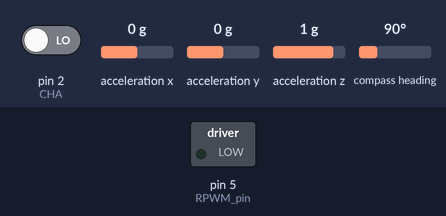
A sketch run on a simulated Arduino Uno, built with avr-gcc and run on an emulated ATmega328P. Parts: switched loads named in the sketch (green lamp = pin HIGH). The inputs (shaded band) are chosen by the test bench; at power-on: acceleration x 0 g, acceleration y 0 g, acceleration z 1 g, pin 2 (CHA) LOW, compass heading 90°. What the sketch prints to the serial monitor is not drawn.

Above: at 2.2 s.
2.3 s: acceleration x set to -1.4 g
At 2.9 s:
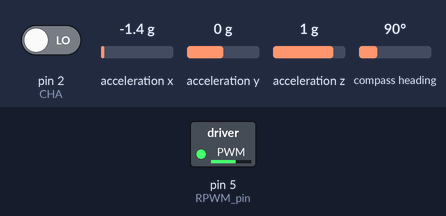
3.8 s: acceleration y set to -1.4 g
At 4.6 s:
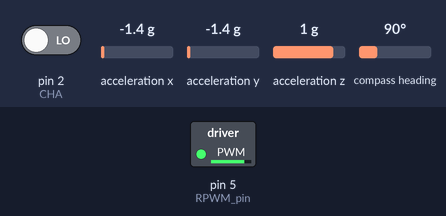
5.3 s: acceleration z set to -1.4 g
At 5.8 s:
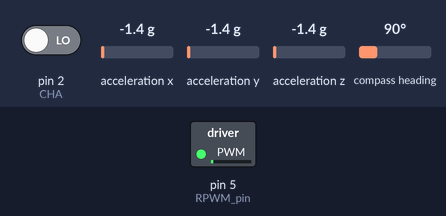
6.8 s: acceleration y set to -0.8 g
At 8.0 s:
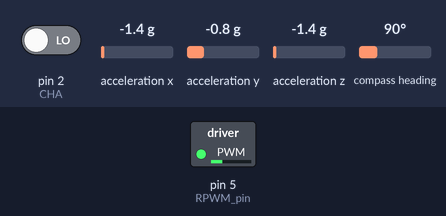
8.3 s: acceleration y set to 1.4 g
At 9.4 s:
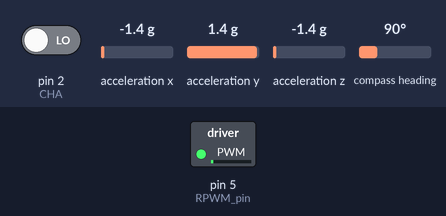
9.8 s: acceleration y set to 0.8 g
At 10.6 s:
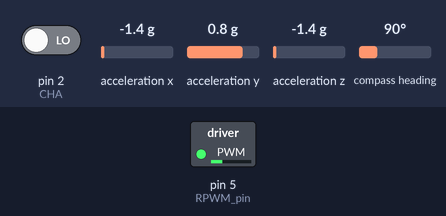
Timing chart, 0 to 21.4 s (numbered marks = the images above; inputs shaded):
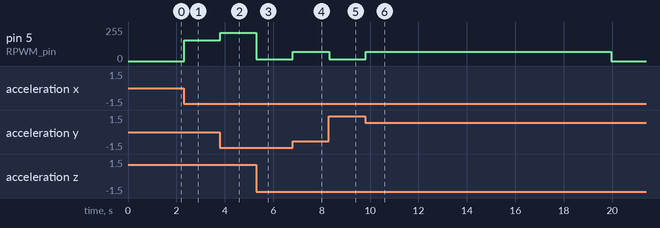

The sketch:

IMU_PMU.ino
```cpp
/*
   Author: Marco Stunder & Daniel Stojicic
   Date: 06.09.2020
   Testcode fuer die Validierung des Algorithmus
*/

#include <Adafruit_INA260.h>
#include <Adafruit_Sensor.h>
#include <Adafruit_BNO055.h>
#include <Wire.h>


Adafruit_BNO055 bno = Adafruit_BNO055(55);
Adafruit_INA260 ina260 = Adafruit_INA260();

//PMU
#define Min_current 0    // 0 Amper
#define Max_current 2000 // 2 Amper

//Motor
#define RPWM_pin 5
#define LPWM_pin 6

//Encoder
#define CPR_gear_shaft 979
#define CHA 2
#define CHB 3
int A_count = 0;
bool new_angle = false;
double Encoder_Angular[2] = {0, 0};
double Angular_start_E = 0;
double Angular_end_E = 0;
double Angular_E = 0;
unsigned long time_start_E = 0;
unsigned long time_end_E = 0;

//IMU
double IMU_Angular[2] = {0, 0};
double Angular_start = 0;
double Angular_end = 0;
double Angular = 0;
unsigned long time_start = 0;
unsigned long time_end = 0;

class Matrix
{
  public:
    int rows;
    int columns;
    double *data;
    Matrix()
    {
      rows = 0;
      columns = 0;
      data = nullptr;
    }
    Matrix(int init_row, int init_columns)
    {
      rows = init_row;
      columns = init_columns;
      data = (double *)malloc(sizeof(double[rows * columns]));
      for (int i = 0; i < rows * columns; i++)
      {
        *(data + i) = i;
      }
    }
    Matrix(int init_row, int init_columns, double *array)
    {
      rows = init_row;
      columns = init_columns;
      data = (double *)malloc(sizeof(double[rows * columns]));
      for (int i = 0; i < rows * columns; i++)
      {
        *(data + i) = array[i];
      }
    }
    Matrix operator*(Matrix &b)
    {
      Matrix temp(this->rows, b.columns);
      double wert = 0;
      if (this->columns == b.rows)
      {
        for (int j2 = 0; j2 < b.columns; j2++)
        {
          for (int j = 0; j < this->rows; j++)
          {
            for (int i = 0; i < this->rows; i++)
            {
              wert += *(this->data + (j * this->columns + i)) * (*(b.data + (i * b.columns + j2)));
            }
            *(temp.data + (j * b.columns + j2)) = wert;
            wert = 0;
          }
        }
      }
      else
      {
        Serial.println("ERROR n!=m");
      }
      return temp;
    }
    Matrix operator=(Matrix a)
    {
      this->columns = a.columns;
      this->rows = a.rows;
      this->data = (double *)malloc(sizeof(double[this->columns * this->rows]));
      for (int i = 0; i < this->rows * this->columns; i++)
      {
        *(this->data + i) = *(a.data + i);
      }
      return *this;
    }
    Matrix operator+(Matrix &a)
    {
      Matrix temp(this->rows, this->columns);
      if (this->columns == a.columns && this->rows == a.rows)
      {
        for (int i = 0; i < this->rows * this->columns; i++)
        {
          *(temp.data + i) = *(this->data + i) + *(a.data + i);
        }
      }
      else
      {
        Serial.println("No mxn + mxn matrix addition");
      }
      return temp;
    }
};

double getfirstValue(Matrix a)
{
  return *a.data;
}

void print_matrix(Matrix &a)
{
  for (int i = 0; i < a.rows; i++)
  {
    for (int j = 0; j < a.columns; j++)
    {
      Serial.print(*(a.data + (i * a.columns + j)));
      Serial.print(" ");
    }
    Serial.println("");
  }
}

void A_routine()
{
  if (digitalRead(CHB) == HIGH)
  {
    A_count++;
  }
  else
  {
    A_count--;
  }
  if ((A_count) >= 240 || A_count <= -240)
  {
    A_count = 0;
  }
}

void matrix_skalar_multiplication(Matrix &a, double skalar)
{
  for (int i = 0; i < a.rows * a.columns; i++)
  {
    if (*(a.data + i) != 0)
    {
      *(a.data + i) = *(a.data + i) * skalar;
    }
  }
}

float Get_angle_motor()
{
  return float(A_count) * 360 / 240;
}

void Motor_current_stabelazation(int current, bool direction)
{
  int set_value_current = 0;
  //grobes mapen von gewünschtem strom zu ungefährem duty cycle welcher diesen strom erzeugen soll
  set_value_current = map(current, Min_current, Max_current, 0, 255);
  // je nach richtungsvorgabe (das wäre + oder - beim im ALGORITHMUS berechneten strom) wird RPWM oder LPWM benutzt
  //Serial.print("Mapped Current(PWM): ");
  //Serial.println(set_value_current);
  if (direction == true)
  {
    analogWrite(RPWM_pin, set_value_current);
  }
  else
  {
    analogWrite(LPWM_pin, set_value_current);
  }
  //kurz warten und dann echten wert einlesen
  delay(10);
  /*
    int  real_value_current = 0; //Read current wobei dieser in mA zurückgegeben werden musss
    // runden von z.B. 2543 auf 25 um eine endliche abfrage zu haben weil echter strom und gewünschter strom wsl nie 100% gleich sind
    while (real_value_current / 100 != current / 100)
    {
    // je nachdem ob zu hoch oder niedrieg den duty cycle verändern
    if (real_value_current > current)
    {
      set_value_current--;
    }
    else
    {
      set_value_current++;
    }
    // neue Spannung anlegen
    if (direction == true)
    {
      analogWrite(RPWM_pin, set_value_current);
    }
    else
    {
      analogWrite(LPWM_pin, set_value_current);
    }
    // nochmal einlesen
    delay(10);
    real_value_current = 0;//Read current wobei dieser in mA zurückgegeben werden muss
    }*/
}

double *getAngular_Velocity_IMU()
{
  unsigned long break_time_start = 0;
  unsigned long break_time_end = 0;
  //get Angular
  imu::Vector<3> euler = bno.getVector(Adafruit_BNO055::VECTOR_EULER);
  //gets X from the angular vector
  Angular_start = euler.y();
  Angular_end = Angular_start;
  //start of timer
  time_start = millis();
  //waits for Angular change
  break_time_start = millis(); //Schirch
  while (Angular_end == Angular_start)
  {
    imu::Vector<3> euler = bno.getVector(Adafruit_BNO055::VECTOR_EULER);
    Angular_end = euler.y();
    Angular = Angular_end;
    break_time_end = millis();
    if((break_time_start - break_time_end)>= 10)
    {
      break;
    }
  }
  IMU_Angular[0] = Angular;
  //if angular changed delta Angular and delta time is calculated
  if (Angular_start != Angular_end)
  {
    time_end = millis();
    time_end -= time_start;
    Angular_end -= Angular_start;
  }
  // Angular_Velocity is calculated
  float Angular_Velocity = Angular_end / time_end;
  IMU_Angular[1] = Angular_Velocity;
  time_start = 0;
  time_end = 0;
/*
  Serial.print("X: ");
  Serial.print(euler.x());
  Serial.print("  ");

  Serial.print("Y: ");
  Serial.print(euler.y());
  Serial.print("  ");

  Serial.print("Z: ");
  Serial.print(euler.z());
  Serial.println("  ");
*/
  return IMU_Angular;
}

double *getAngular_Velocity_Encoder()
{
  unsigned long break_time_start = 0;
  unsigned long break_time_end = 0;
  Angular_start_E = Get_angle_motor();
  Angular_end_E = Angular_start_E;
  //start of timer
  time_start_E = millis();
  //waits for Angular change
  break_time_start = millis(); //Schirch
  while (Angular_end_E == Angular_start_E)
  {
    Angular_end_E = Get_angle_motor();
    Angular_E = Angular_end_E;
    break_time_end = millis();
    if((break_time_start - break_time_end)>= 10)
    {
      break;
    }
  }
  Encoder_Angular[0] = Angular_E;
  //if angular changed delta Angular and delta time is calculated
  if (Angular_start_E != Angular_end_E)
  {
    time_end_E = millis();
    time_end_E -= time_start_E;
    Angular_end_E -= Angular_start_E;
  }
  // Angular_Velocity is calculated
  float Angular_Velocity_E = Angular_end_E / time_end_E;
  Encoder_Angular[1] = Angular_Velocity_E;
  time_start_E = 0;
  time_end_E = 0;
  return Encoder_Angular;
}

double Drehmoment = 0;
double Sollcurrent = 0;
double K_DATA[4] = { -154.2282, -9.8961, 10, 11.3146};
Matrix K(1, 4, K_DATA);
double Km = 25.1 * 0.001;
double Data_Arr[4] = {0, 0, 0, 0};

void setup() {
  pinMode(CHA, INPUT);
  pinMode(CHB, INPUT);
  attachInterrupt(digitalPinToInterrupt(CHA), A_routine, RISING);
  Serial.begin(115200);
  Serial.println("IMU Test");
  if (!bno.begin())
  {
    Serial.print("Couldn't find BNO055 chip");
    while (1);
  }
  Serial.println("Found BNO055 chip");

  /*
    Serial.println("Adafruit INA260 Test");
    if (!ina260.begin())
    {
    Serial.println("Couldn't find INA260 chip");
    while (1);
    }
    Serial.println("Found INA260 chip");
  */
  delay(1000);
  Serial.println("System ist bereit!");
}

void loop() {

  getAngular_Velocity_IMU();
  Serial.println("Nach IMU");
  getAngular_Velocity_Encoder();
  Serial.println("Nach Encoder");

  Data_Arr[0] = IMU_Angular[0];
  Data_Arr[1] = IMU_Angular[1];
  Data_Arr[2] = Encoder_Angular[2];
  Data_Arr[3] = Encoder_Angular[3];
  Serial.println("Nach umspeichern");
  Matrix Data_Matrix(4, 1, Data_Arr);
  Serial.println("Nach matrix speichern");
  Data_Matrix = K * Data_Matrix;
  Serial.println("Nach multi");
  Drehmoment = getfirstValue(Data_Matrix);
  Serial.println("Nach getfirstvalue");
  Drehmoment = Drehmoment * (-1);
  Serial.println("Nach -1");
  Sollcurrent = Drehmoment / Km;
  Serial.println("Nach sollcurrent");

  //Serial.print("Sollcurrent: ");
  //Serial.println(Sollcurrent);
  if((Sollcurrent - Sollcurrent)== 0)
  {
    Motor_current_stabelazation(Sollcurrent, true);
  }
  else
  {
    if((Sollcurrent - Sollcurrent)!=0)
    {
      Motor_current_stabelazation(Sollcurrent, false);
    }
  }
  Serial.println("Motor");
  //print_matrix(Data_Matrix);


  /*
    // Display the data
    Serial.print("IMU_Angular: ");
    Serial.print(IMU_Angular[0]);
    Serial.print("  ");
    Serial.print(" IMU_Angular_Velocity: ");
    Serial.println(IMU_Angular[1]);

    Serial.print("Encoder_Angular: ");
    Serial.print(Encoder_Angular[0]);
    Serial.print("  ");
    Serial.print("Encoder_Velocity: ");
    Serial.println(Encoder_Angular[1]);
    /*
    Serial.print("Current: ");
    Serial.print(ina260.readCurrent());
    Serial.println(" mA");
  */
}
```

Measured:
- after the input at 2.3 s, pin 5 (RPWM_pin): 0/255 → 156/255 at once
- after the input at 3.8 s, pin 5 (RPWM_pin): 156/255 → 211/255 at once
- after the input at 5.3 s, pin 5 (RPWM_pin): 211/255 → 12/255 at once
- after the input at 6.8 s, pin 5 (RPWM_pin): 12/255 → 71/255 at once
- after the input at 8.3 s, pin 5 (RPWM_pin): 71/255 → 12/255 at once
- after the input at 9.8 s, pin 5 (RPWM_pin): 12/255 → 71/255 at once, → 0/255 10.2 s later
